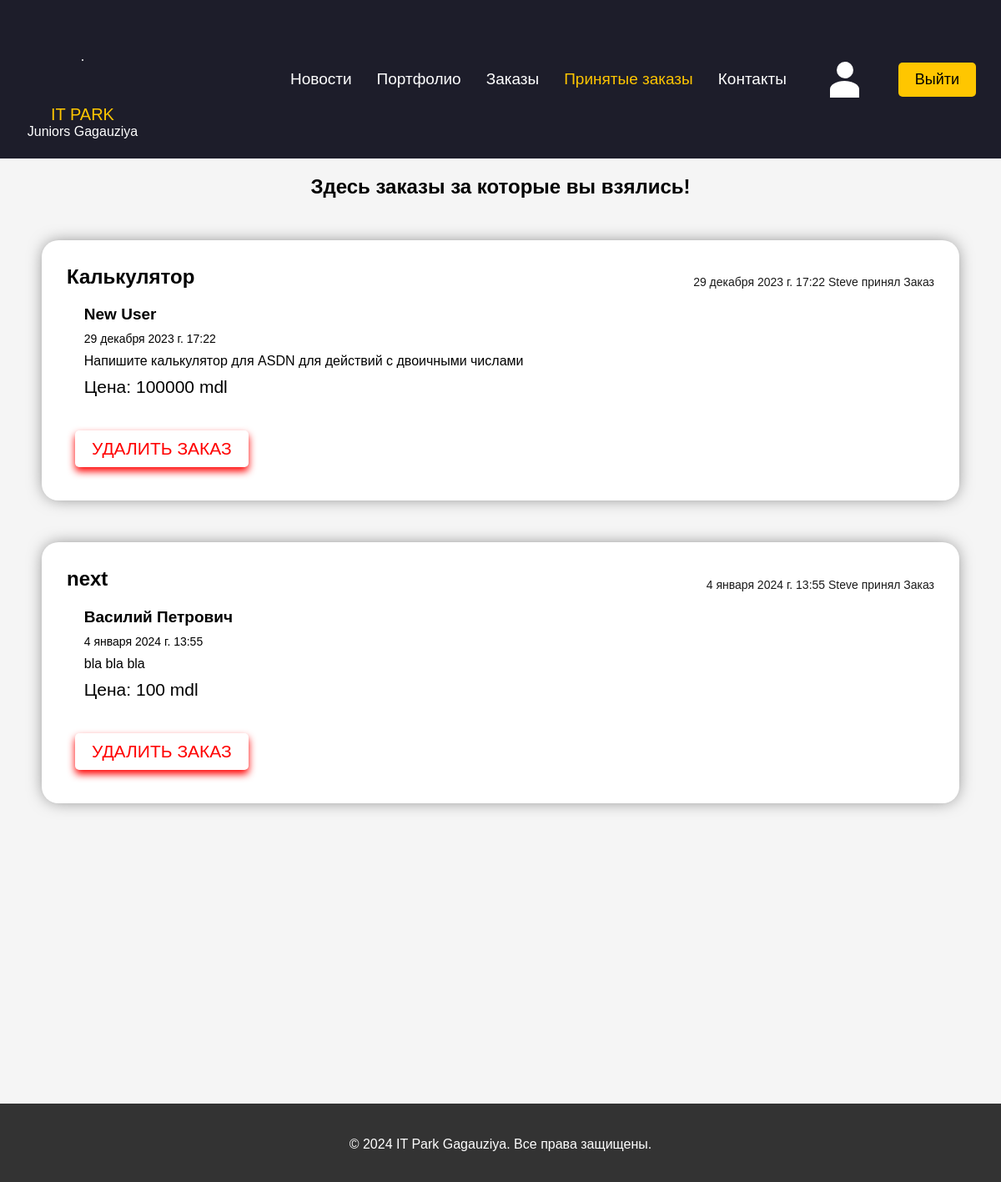
The page /programmer/taken_orders/ (signed in) on the database its author committed.
### customer/models.py (models this page shows, shortened)
class Order(models.Model):
    order_id = models.IntegerField(default=1)
    title = models.CharField(max_length=250)
    full_subscription = models.TextField()
    price = models.IntegerField(default=0)
    user = models.ForeignKey(User, on_delete=models.CASCADE, related_name='customer_orders')
    programmer = models.ForeignKey(User,
                                   on_delete=models.SET_NULL, null=True,
                                   blank=True, related_name='programmer_orders')
    created = models.DateTimeField(auto_now_add=True)
    updated = models.DateTimeField(auto_now=True)
    taken = models.DateTimeField(null=True, blank=True)

### programmer/views.py (the view)
# urls.py: path('taken_orders/', views.taken_orders, name='taken_orders'),
@user_passes_test(lambda u: u.groups.filter(name='Программист').exists())
def taken_orders(request):
    orders = Order.objects.filter(programmer_id=request.user.id)
    return render(request, 'programmer/taken-orders.html', {'orders': orders})

### programmer/templates/programmer/taken-orders.html (shortened to what this page needs)
{% extends "programmer/base.html" %}
{% block content %}
    <section class="taken-orders">
        {% if orders %}
            <h1 style="text-align: center;">Здесь заказы за которые вы взялись!</h1>
            {% for order in orders %}
            <div class="order-container">
                <div class="inline-info">
                    <div class="order-title"><a href="{% url 'programmer:order_detail' order_id=order.id %}">{{ order.title }}</a></div>
                    <div class="taken">{{ order.taken }} {{ order.programmer.first_name }} принял Заказ</div>
                </div>
                <div class="order-line">
                    <div class="order-author"> {{ order.user.first_name }} {{ order.user.last_name }} </div>
                    <div class="last-update"> {{ order.updated }}</div>
                </div>
                <div class="order-body"> {{ order.full_subscription }} </div>
                {% if order.price %}
                    <div class="order-price">Цена: {{ order.price }} mdl</div>
                {% else %}
                    <div class="order-price">Цена: Договорная</div>
                {% endif %}
                <form method="post" action="{% url 'programmer:delete_order' %}">
                    <div class="buttons_">
                        <div class="delete">
                            <button type="submit">Удалить Заказ</button>
                        </div>
                    </div>
                </form>
            </div>
            {% endfor %}
        {% else %}
            <h1 style="text-align: center;">Вы не приняли ни одного заказа</h1>
        {% endif %}
    </section>
{% endblock %}

### programmer/static/programmer/css/styles.css (style rules this page uses)
body { margin: 0; padding: 0; background-color: #f5f5f5; font-family: 'Lucida Sans', 'Lucida Sans Regular', 'Lucida Grande', 'Lucida Sans Unicode', Geneva, Verdana, sans-serif; }
:root { --animation-duration: 1600; }
form { margin-left: 40%; }
.order-container { margin: 50px; background-color: white; padding: 30px; border-radius: 20px; box-shadow: 0px 0px 19px -3px rgba(0,0,0,0.5); }
.order-container a { text-decoration: none; color: black; }
.order-price, .order-author, .last-update, .order-body { margin-left: 2%; margin-top: 10px; }
.order-title { font-weight: bold; font-size: 24px; }
.order-price { font-size: 21px; }
.order-author { font-weight: bold; font-size: 19px; margin-top: 20px; }
.last-update { font-size: 14px; color: black; }
.inline-info { display: flex; }
.taken { font-size: 14px; color: black; opacity: 90%; margin-top: 12.5px; margin-left: auto; }
.buttons_ { padding: 20px 10px 10px 10px; }
.order-container form { padding: 0; margin: 0; }
.taken-orders form { padding: 0; margin: 0; }
button { all: unset; }
.delete button { margin-top: 20px; color: red; border-radius: 5px; font-size: 21px; text-decoration: None; text-transform: uppercase; padding: 10px 20px; transition: 0.3s; box-shadow: 0px 5px 10px red; }

### rows shown on the page
Order: title "Калькулятор", taken "29 декабря 2023 г. 17:22", programmer.first_name "Steve", user.first_name "New", user.last_name "User", updated "29 декабря 2023 г. 17:22", full_subscription "Напишите калькулятор для ASDN для действий с двоичными числами", price "100000"
Order: title "next", taken "4 января 2024 г. 13:55", programmer.first_name "Steve", user.first_name "Василий", user.last_name "Петрович", updated "4 января 2024 г. 13:55", full_subscription "bla bla bla", price "100"
